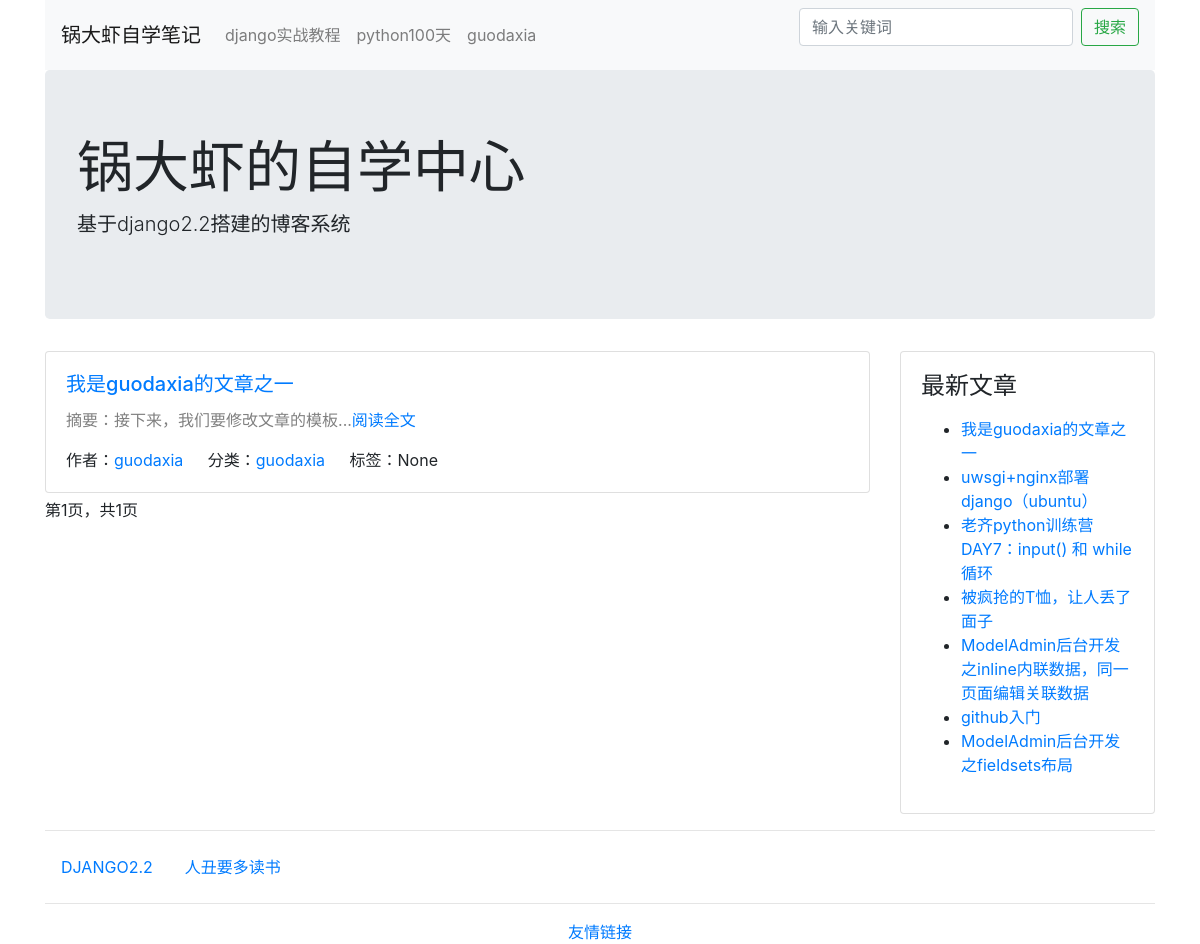
The page /category/5/ on the database its author committed.
### blog/models.py (models this page shows, shortened)
class Category(models.Model):
    STATUS_NORMAL = 1
    STATUS_DELETE = 0
    STATUS_ITEMS = (
        (STATUS_NORMAL, '正常'),
        (STATUS_DELETE, '删除'),
    )
    name = models.CharField('名称', max_length=50)
    status = models.PositiveIntegerField('状态', default=STATUS_NORMAL, choices=STATUS_ITEMS)
    is_nav = models.BooleanField('是否为导航', default=False)
    owner = models.ForeignKey(User, verbose_name='作者', on_delete=models.CASCADE)
    created_time = models.DateTimeField('创建时间', auto_now_add=True)
    class Meta:
        verbose_name = verbose_name_plural = '分类'
    @classmethod
    def get_navs(cls):
        categories = cls.objects.filter(status=cls.STATUS_NORMAL)
        nav_categories = []
        normal_categories = []
        for cate in categories:
            if cate.is_nav:
                nav_categories.append(cate)
            else:
                normal_categories.append(cate)
        category = {
            'navs': nav_categories,
            'categories': normal_categories,
        }
        return category

class Post(models.Model):
    STATUS_NORMAL = 1
    STATUS_DELETE = 0
    STATUS_DRAFT = 2
    STATUS_ITEMS = (
        (STATUS_NORMAL, '正常'),
        (STATUS_DELETE, '删除'),
        (STATUS_DRAFT, '草稿'),
    )
    title = models.CharField('标题', max_length=255)
    decs = models.CharField('摘要', max_length=1024, blank=True, null=True)
    content = models.TextField('正文', help_text='正文必须为markdown格式')
    status = models.PositiveIntegerField('状态', choices=STATUS_ITEMS, default=STATUS_NORMAL)
    category = models.ForeignKey(Category, verbose_name='分类', on_delete=models.CASCADE)
    tag = models.ManyToManyField(Tag, verbose_name='标签')
    owner = models.ForeignKey(User, verbose_name='作者', on_delete=models.CASCADE)
    created_time = models.DateTimeField('创建时间', auto_now_add=True)
    pv = models.PositiveIntegerField(default=1)
    uv = models.PositiveIntegerField(default=1)
    class Meta:
        verbose_name = verbose_name_plural = '文章'
        ordering = ['-id']
    @classmethod
    def latest_posts(cls):
        return cls.objects.filter(status=cls.STATUS_NORMAL)

### config/models.py (models this page shows, shortened)
class SideBar(models.Model):
    STATUS_SHOW = 1
    STATUS_HIDE = 2
    DISPLAY_HTML = 1
    DISPLAY_LATEST = 2
    DISPLAY_HOT = 3
    DISPLAY_COMMENT = 4
    STATUS_ITEMS = (
        (STATUS_SHOW, '展示'),
        (STATUS_HIDE, '隐藏'),
    )
    SIDE_TYPE = (
        (DISPLAY_HTML, 'HTML'),
        (DISPLAY_LATEST, '最新文章'),
        (DISPLAY_HOT, '最热文章'),
        (DISPLAY_COMMENT, '最近评论'),
    )
    title = models.CharField('标题', max_length=50)
    display_type = models.PositiveIntegerField('展示类型', choices=SIDE_TYPE, default=1)
    content = models.CharField('内容', help_text='如果设置的不是HTML类型，可为空', blank=True, max_length=500)
    status = models.PositiveIntegerField('状态', choices=STATUS_ITEMS, default=STATUS_SHOW)
    owner = models.ForeignKey(User, verbose_name='作者', on_delete=models.CASCADE)
    created_time = models.DateTimeField('创建时间', auto_now_add=True)
    class Meta:
        verbose_name = verbose_name_plural = '侧边栏'
    @classmethod
    def get_all(cls):
        return cls.objects.filter(status=cls.STATUS_SHOW)
    @property
    def content_html(self):
        from blog.models import Post
        from comment.models import Comment
        result = ''
        if self.display_type == self.DISPLAY_HTML:
            result = self.content
        elif self.display_type == self.DISPLAY_LATEST:
            context = {
                'posts': Post.latest_posts(),
            }
            result = render_to_string('config/blocks/sidebar_posts.html', context)
        elif self.display_type == self.DISPLAY_HOT:
            context = {
                'posts': Post.hot_posts(),
            }
            result = render_to_string('config/blocks/sidebar_posts.html', context)
        elif self.display_type == self.DISPLAY_COMMENT:
            context = {
                'comments': Comment.objects.filter(status=Comment.STATUS_NORMAL),
            }
            result = render_to_string('config/blocks/sidebar_comments.html', context)
        return result

### blog/views.py (the view)
# urls.py: path('category/<category_id>/', CategoryView.as_view(), name='category_list'),
class CategoryView(IndexView):
    def get_context_data(self, **kwargs):
        context = super().get_context_data(**kwargs)
        category_id = self.kwargs.get('category_id')
        category = get_object_or_404(Category, pk=category_id)
        context.update({
            'category': category,
        })
        return context
    def get_queryset(self):
        queryset = super().get_queryset()
        category_id = self.kwargs.get('category_id')
        return queryset.filter(category_id=category_id)

### blog/views.py (called while the page is built)
    def get_context_data(self, **kwargs):
        context = super().get_context_data(**kwargs)
        context.update({
            'sidebars': SideBar.get_all(),
        })
        context.update(Category.get_navs())
        return context

### typeidea/templates/blog/list.html (shortened to what this page needs)
{% extends "../base.html" %}
{% block main %}
{% for post in post_list %}
<div class="card post">
    <div class="card-body">
        <h5 class="card-title"><a href="{% url 'post_detail' post.id %}">{{ post.title }}</a></h5>
        <div>
            <p style="color: gray">摘要：{{ post.decs }}...<a href="{% url 'post_detail' post.id %}">阅读全文</a></p>
        </div>
        <span class="card-link">作者：<a href="{% url 'author' post.owner.id %}">{{ post.owner.username }}</a></span>
        <span class="card-link">分类：<a href="{% url 'category_list' post.category.id %}">{{ post.category.name }}</a></span>
        <span class="card-link">标签：{{ post.tag.name }}</span>
    </div>
</div>
{% endfor %}
{% if page_obj %}
第{{ page_obj.number }}页，共{{ paginator.num_pages }}页
{% endif %}
{% endblock %}

### typeidea/templates/base.html (shortened to what this page needs)
<!DOCTYPE html>
<html lang="en">
<head>
    <link rel="stylesheet" href="https://cdn.bootcss.com/bootstrap/4.0.0/css/bootstrap.min.css">
</head>
<body>
    <div class="container head">
    <nav class="navbar navbar-expand-lg navbar-light bg-light">
        <a class="navbar-brand" href="{% url 'index' %}">锅大虾自学笔记</a>
        <div class="collapse navbar-collapse" id="navbarSupportedContent">
            <ul class="navbar-nav mr-auto">
                {% for cate in navs %}
                <li class="nav-item">
                    <a class="nav-link" href="{% url 'category_list' cate.id %}">{{ cate.name }}</a>
                </li>
                {% endfor %}
            </ul>
            <ul>
                <form class="form-inline my-2 my-lg-0" action="/search/" method="GET">
                    <input class="form-control mr-sm-2" value="{{ keyword }}" type="search" placeholder="输入关键词" aria-label="Search" name="keyword">
                    <button class="btn btn-outline-success" type="submit">搜索</button>
                </form>
            </ul>
        </div>
    </nav>
    <div class="jumbotron">
        <h1 class="display-4">锅大虾的自学中心</h1>
        <p class="lead">基于django2.2搭建的博客系统</p>
    </div>
    </div>
    <div class="container main">
        <div class="row">
            <div class="col-9 post-list">
                {% block main %}
                {% endblock %}
            </div>
            <div class="col-3">
                {% block sidebar %}
                    {% for sidebar in sidebars %}
                    <div class="card sidebar">
                        <div class="card-body">
                            <h4>{{ sidebar.title }}</h4>
                            <p>{{ sidebar.content_html }}</p>
                        </div>
                    </div>
                    {% empty %}
                    暂无信息
                    {% endfor %}
                {% endblock %}
            </div>
        </div>
    </div>
    <footer class="footer">
        {% block footer%}
        <div class="container">
            <hr>
            <nav class="nav category">
                {% for cate in categories %}
                <a href="{% url 'category_list' cate.id %}" class="nav-link">{{ cate.name }}</a>
                {% endfor %}
            </nav>
            <hr>
            <nav style="text-align: center">
                <a href="{% url 'links'%}">友情链接</a>
            </nav>
        </div>
        {% endblock %}
    </footer>
</body>
</html>

### typeidea/templates/config/blocks/sidebar_posts.html
<ul>
    {% for post in posts %}
    <li><a href="/post/{{ post.id }}.html">{{ post.title }}</a></li>
    {% endfor %}
</ul>

### typeidea/templates/base.html (style rules this page uses)
.post { margin-bottom: 5px }

### rows shown on the page
Category: name "django实战教程"
Category: name "python100天"
Category: name "guodaxia"
Post: title "我是guodaxia的文章之一", decs "接下来，我们要修改文章的模板", owner.username "guodaxia", category.name "guodaxia", tag.name "None"
SideBar: title "最新文章"
Post: title "uwsgi+nginx部署django（ubuntu）"
Post: title "老齐python训练营DAY7：input() 和 while循环"
Post: title "被疯抢的T恤，让人丢了面子"
Post: title "ModelAdmin后台开发之inline内联数据，同一页面编辑关联数据"
Post: title "github入门"
Post: title "ModelAdmin后台开发之fieldsets布局"
Category: name "DJANGO2.2"
Category: name "人丑要多读书"

### other values the page prints
{{ page_obj.number }} "1"
{{ paginator.num_pages }} "1"
